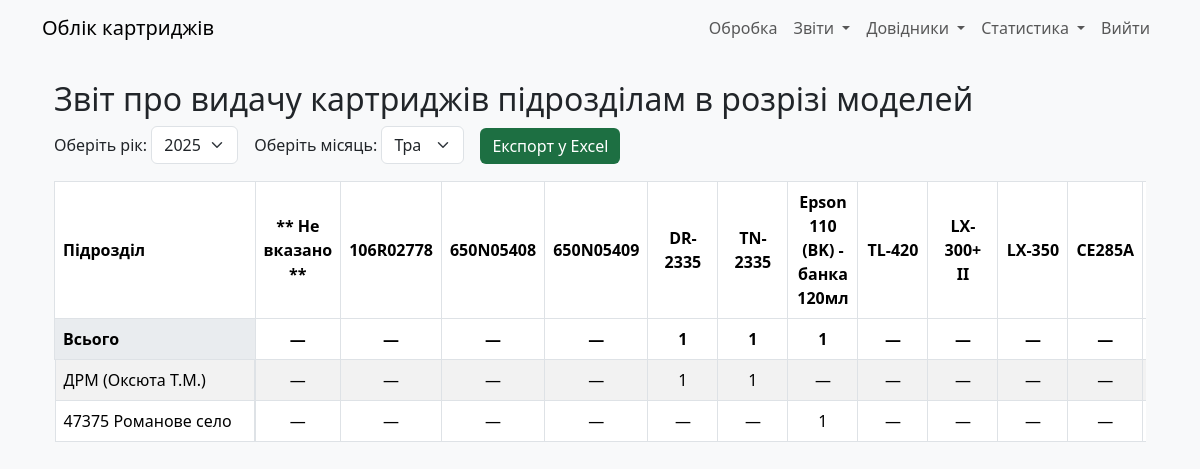
The app's page /cartridge_distribution_by_dept (signed in), older data.
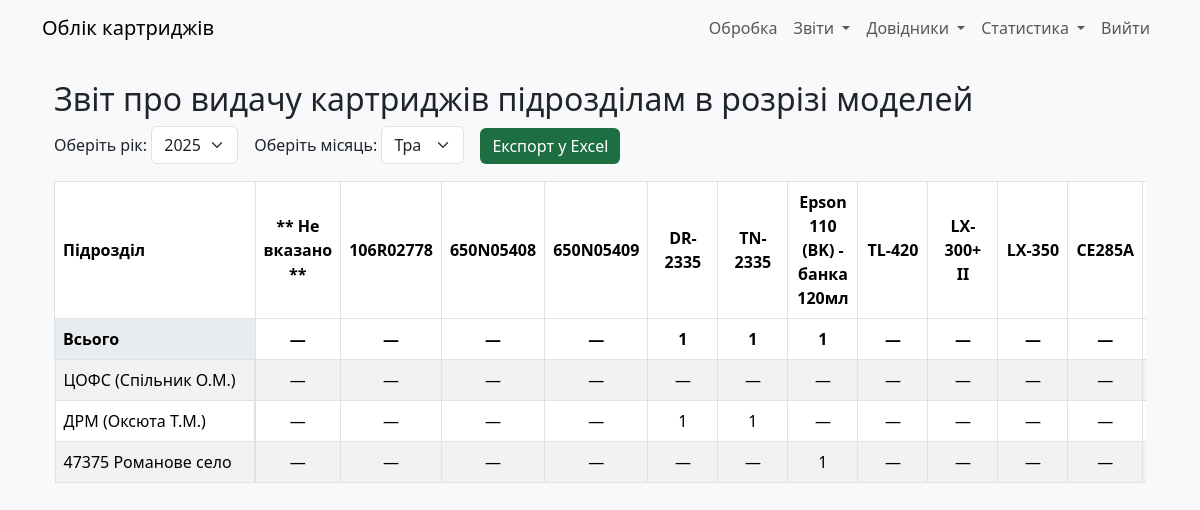
The same page, newer data.
### models.py (models this page shows)
class CartridgeModel(db.Model):
    __tablename__ = 'cartrg_model'
    id = mapped_column(db.Integer, primary_key=True)
    model_name = mapped_column(db.String(128), nullable=False, unique=True)
    model_type = mapped_column(db.Integer, nullable=False)  # 0: Тонер+барабан, 1: Тонер, 2: Барабан, 3: Стрічка, 4: Чорнила
    printer_model_id = mapped_column(db.Integer, db.ForeignKey('model_print.id'), nullable=True)  # Прив’язка до принтера
    user_updated = mapped_column(db.Integer, db.ForeignKey('users.id'))
    time_updated = mapped_column(db.DateTime)

class RefillDept(db.Model):
    __tablename__ = "refill_dept"
    id: Mapped[int] = mapped_column(primary_key=True)
    deptname: Mapped[str] = mapped_column(String(30))
    addr1: Mapped[str] = mapped_column(String(255))
    addr2: Mapped[str] = mapped_column(String(255))
    addr3: Mapped[str] = mapped_column(String(255))
    addr4: Mapped[str] = mapped_column(String(255))
    addr5: Mapped[str] = mapped_column(String(255))
    is_exec: Mapped[int] = mapped_column(Integer, server_default=literal(0))
    user_updated: Mapped[int] = mapped_column(ForeignKey(User.id))
    time_updated: Mapped[DateTime] = mapped_column(DateTime, server_default=func.now())

### app.py (the view)
@app.route('/cartridge_distribution_by_dept', methods=['GET'])
@login_required
def cartridge_distribution_by_dept():
    year = int(request.args.get('year', datetime.now().year))
    month = int(request.args.get('month', datetime.now().month))
    cartridge_models = CartridgeModel.query.all()
    results = (
        db.session.query(
            RefillDept.id.label('dept_id'),
            RefillDept.deptname.label('dept_name'),
            CartridgeModel.id.label('model_id'),
            func.count().label('count')
        )
        .join(CartridgeStatus, CartridgeStatus.exec_dept == RefillDept.id)
        .join(Cartridges, CartridgeStatus.cartridge_id == Cartridges.id)
        .join(CartridgeModel, Cartridges.cartrg_model_id == CartridgeModel.id)
        .filter(
            CartridgeStatus.status.in_([2, 5]),
            extract('year', CartridgeStatus.date_ofchange) == year,
            extract('month', CartridgeStatus.date_ofchange) == month
        )
        .group_by(RefillDept.id, RefillDept.deptname, CartridgeModel.id)
        .all()
    )
    departments = {}
    totals = {}
    for result in results:
        dept_id = str(result.dept_id)
        model_id = str(result.model_id)
        if dept_id not in departments:
            departments[dept_id] = {
                'dept_name': result.dept_name,
                'data': {}
            }
        departments[dept_id]['data'][model_id] = result.count
        totals[model_id] = totals.get(model_id, 0) + result.count
    return render_template(
        'cartridge_distribution_by_dept.html',
        year=year,
        month=month,
        cartridge_models=cartridge_models,
        departments=departments,
        totals=totals
    )

### app.py (called while the page is built)
@login_manager.user_loader
def load_user(user_id):
    return User.query.get(int(user_id))

### templates/cartridge_distribution_by_dept.html (shortened to what this page needs)
{% extends "base.html" %}
{% block content %}
<div class="container position-relative">
    <h2>Звіт про видачу картриджів підрозділам в розрізі моделей</h2>
    <div class="mb-3 d-flex align-items-center gap-3">
        <div>
            <label for="yearSelect" class="form-label">Оберіть рік:</label>
            <select id="yearSelect" class="form-select w-auto d-inline-block">
                {% for y in range(2020, 2026) %}
                    <option value="{{ y }}" {% if y == year %}selected{% endif %}>{{ y }}</option>
                {% endfor %}
            </select>
        </div>
        <div>
            <label for="monthSelect" class="form-label">Оберіть місяць:</label>
            <select id="monthSelect" class="form-select w-auto d-inline-block">
                {% for m in [('1', 'Січ'), ('2', 'Лют'), ('3', 'Бер'), ('4', 'Кві'), ('5', 'Тра'), ('6', 'Чер'), ('7', 'Лип'), ('8', 'Сер'), ('9', 'Вер'), ('10', 'Жов'), ('11', 'Лис'), ('12', 'Гру')] %}
                    <option value="{{ m[0] }}" {% if m[0]|int == month %}selected{% endif %}>{{ m[1] }}</option>
                {% endfor %}
            </select>
        </div>
        <a href="/export/cartridge_distribution_by_dept?year={{ year }}&month={{ month }}" class="btn btn-excel">Експорт у Excel</a>
    </div>
    <div class="table-responsive">
        <table class="table table-bordered table-striped">
            <thead>
                <tr>
                    <th class="fixed-column fixed-header">Підрозділ</th>
                    {% for model in cartridge_models %}
                        <th class="text-center fixed-header">{{ model.model_name }}</th>
                    {% endfor %}
                </tr>
                <tr class="table-total">
                    <td class="fixed-column fixed-total"><strong>Всього</strong></td>
                    {% for model in cartridge_models %}
                        <td class="fixed-total"><strong>{{ totals[model.id|string] or '—' }}</strong></td>
                    {% endfor %}
                </tr>
            </thead>
            <tbody>
                {% for dept_id, dept in departments.items() %}
                    <tr>
                        <td class="fixed-column dept-name">{{ dept.dept_name }}</td>
                        {% for model in cartridge_models %}
                            <td>{{ dept.data[model.id|string] or '—' }}</td>
                        {% endfor %}
                    </tr>
                {% endfor %}
            </tbody>
        </table>
    </div>
</div>
{% endblock %}

Row changes from the older to the newer data that the page shows:
now on this page (row edited): RefillDept: dept_name "ЦОФС (Спільник О.М.)"
